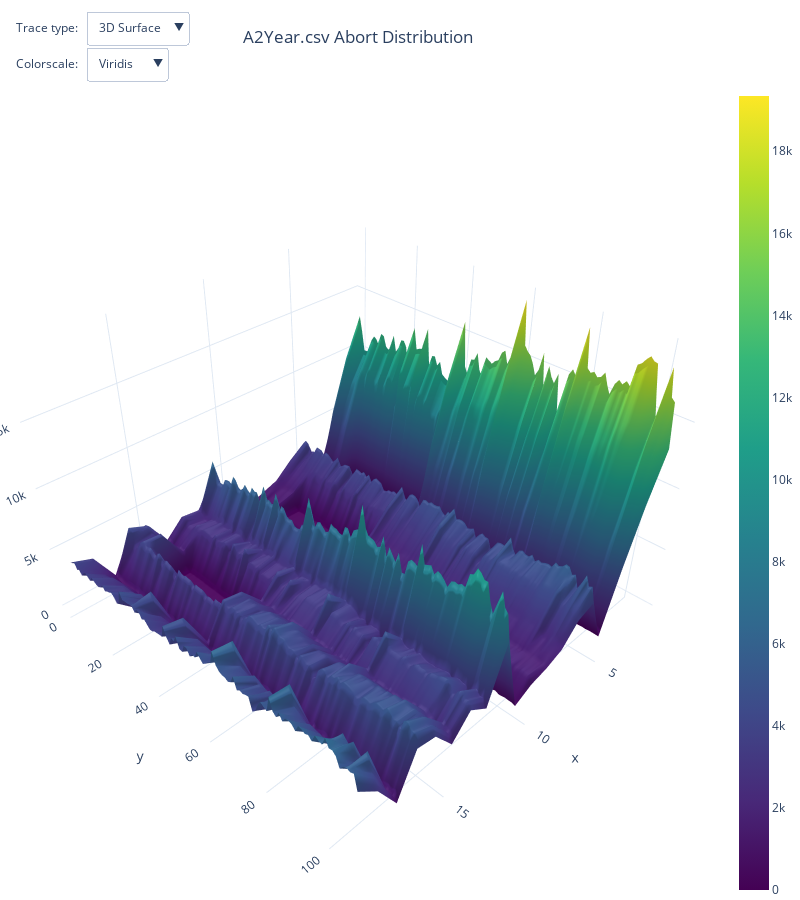
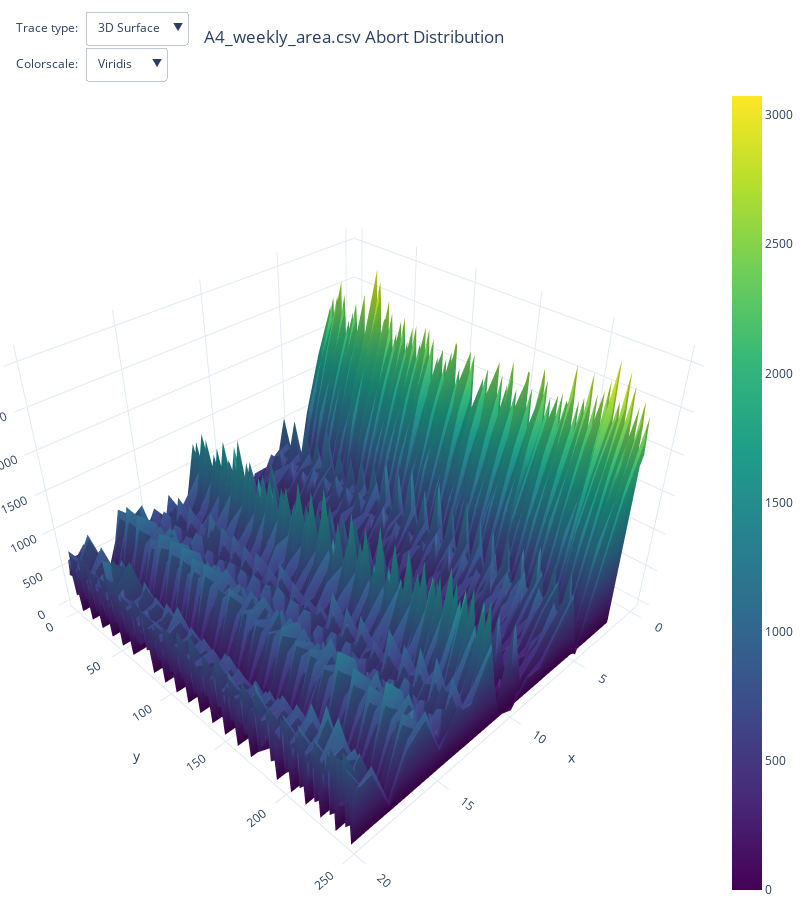

The notebook cell saved with these charts, in order:
### Code cell
import plotly.graph_objects as go
import plotly.express as px
import pandas as pd

# load dataset

dataF1 = input('Enter the name of the first DataFile ')
dataF2 = input('Enter the name of the second DataFile ')
df = pd.read_csv(dataF1)
df1 = pd.read_csv(dataF2)
# create figure
fig = go.Figure()
fig1 = go.Figure();
# Add surface trace
fig.add_trace(go.Surface(z=df.values.tolist(), colorscale="Viridis"))
fig1.add_trace(go.Surface(z = df1.values.tolist(), colorscale = "Viridis"))


################################################################################################

# Update plot sizing
fig.update_layout(
    width=800,
    height=900,
    autosize=False,
    margin=dict(t=0, b=0, l=0, r=0),
    template="plotly_white",
    
    
    #Title MAIN
    title=go.layout.Title(
        text= dataF1 + " Abort Distribution",
        xref="paper",
        x=0.5
    ),
    
    #XAXIS
    xaxis=go.layout.XAxis(
        title=go.layout.xaxis.Title(
            text="AHDISAHIDSHI",
            font=dict(
                family="Courier New, monospace",
                size=18,
                color="#7f7f7f"
            )
        )
    ),  
)
# Update plot sizing
fig1.update_layout(
    width=800,
    height=900,
    autosize=False,
    margin=dict(t=0, b=0, l=0, r=0),
    template="plotly_white",
    
    
    #Title MAIN
    title=go.layout.Title(
        text= dataF2 + " Abort Distribution",
        xref="paper",
        x=0.5
        
    ),
    
    #XAXIS
    xaxis=go.layout.XAxis(
        title=go.layout.xaxis.Title(
            text="AHDISAHIDSHI",
            font=dict(
                family="Courier New, monospace",
                size=18,
                color="#7f7f7f"
            )
        )
    ),  
)

################################################################################################

# Update 3D scene options
fig.update_scenes(
    aspectratio=dict(x=1, y=1, z=0.7),
    aspectmode="manual"
)
fig1.update_scenes(
    aspectratio=dict(x=1, y=1, z=0.7),
    aspectmode="manual"
)

################################################################################################
# Add dropdown
fig.update_layout(
    updatemenus=[
        go.layout.Updatemenu(
            buttons=list([
                dict(
                    args=["type", "surface"],
                    label="3D Surface",
                    method="restyle"
                ),
                dict(
                    args=["type", "heatmap"],
                    label="Heatmap",
                    method="restyle"
                )
            ]),
            direction="down",
            pad={"r": 10, "t": 10},
            showactive=True,
            x=0.12,
            xanchor="left",
            y=1.105,
            yanchor="top"
        ),
        
        
        go.layout.Updatemenu(
            buttons=list([
                dict(
                    args=["colorscale", "Viridis"],
                    label="Viridis",
                    method="restyle"
                ),
                dict(
                    args=["colorscale", "Cividis"],
                    label="Cividis",
                    method="restyle"
                ),
                dict(
                    args=["colorscale", "Blues"],
                    label="Blues",
                    method="restyle"
                ),
                dict(
                    args=["colorscale", "Greens"],
                    label="Greens",
                    method="restyle"
                ),
            ]),
            direction="down",
            pad={"r": 10, "t": 10},
            showactive=True,
            x=0.12,
            xanchor="left",
            y=1.06,
            yanchor="top"
        ),
        
    ]      
)
fig1.update_layout(
    updatemenus=[
        go.layout.Updatemenu(
            buttons=list([
                dict(
                    args=["type", "surface"],
                    label="3D Surface",
                    method="restyle"
                ),
                dict(
                    args=["type", "heatmap"],
                    label="Heatmap",
                    method="restyle"
                )
            ]),
            direction="down",
            pad={"r": 10, "t": 10},
            showactive=True,
            x=0.12,
            xanchor="left",
            y=1.105,
            yanchor="top"
        ),
        
        
        go.layout.Updatemenu(
            buttons=list([
                dict(
                    args=["colorscale", "Viridis"],
                    label="Viridis",
                    method="restyle"
                ),
                dict(
                    args=["colorscale", "Cividis"],
                    label="Cividis",
                    method="restyle"
                ),
                dict(
                    args=["colorscale", "Blues"],
                    label="Blues",
                    method="restyle"
                ),
                dict(
                    args=["colorscale", "Greens"],
                    label="Greens",
                    method="restyle"
                ),
            ]),
            direction="down",
            pad={"r": 10, "t": 10},
            showactive=True,
            x=0.12,
            xanchor="left",
            y=1.06,
            yanchor="top"
        ),   
    ]
)
################################################################################################

# Add annotation
fig.update_layout(
    annotations=[
        go.layout.Annotation(text="Trace type:", showarrow=False,
                             x=0.02, y=1.085, yref="paper", align="left"),
        
        
        go.layout.Annotation(text="Colorscale:", showarrow=False,
                             x=0.02, y=1.040, yref="paper", align="left"),
    ]
)
fig1.update_layout(
    annotations=[
        go.layout.Annotation(text="Trace type:", showarrow=False,
                             x=0.02, y=1.085, yref="paper", align="left"),
        
        
        go.layout.Annotation(text="Colorscale:", showarrow=False,
                             x=0.02, y=1.040, yref="paper", align="left"),
    ]
)

################################################################################################
fig.show()
fig1.show()

### Figure 1 — Plotly figure (JSON) as saved in the notebook; plotly's stock layout.template omitted (floating-point values rounded to 4 significant figures; data arrays with more than 128 entries replaced by an {"elided": "..."} marker saying what was removed)
{"data": [{"colorscale": [[0, "#440154"], [0.1111, "#482878"], [0.2222, "#3e4989"], [0.3333, "#31688e"], [0.4444, "#26828e"], [0.5556, "#1f9e89"], [0.6667, "#35b779"], [0.7778, "#6ece58"], [0.8889, "#b5de2b"], [1, "#fde725"]], "type": "surface", "z": {"elided": "106x20 mixed values"}}], "layout": {"annotations": [{"align": "left", "showarrow": false, "text": "Trace type:", "x": 0.02, "y": 1.085, "yref": "paper"}, {"align": "left", "showarrow": false, "text": "Colorscale:", "x": 0.02, "y": 1.04, "yref": "paper"}], "autosize": false, "height": 900, "margin": {"b": 0, "l": 0, "r": 0, "t": 0}, "scene": {"aspectmode": "manual", "aspectratio": {"x": 1, "y": 1, "z": 0.7}}, "title": {"text": "A2Year.csv Abort Distribution", "x": 0.5, "xref": "paper"}, "updatemenus": [{"buttons": [{"args": ["type", "surface"], "label": "3D Surface", "method": "restyle"}, {"args": ["type", "heatmap"], "label": "Heatmap", "method": "restyle"}], "direction": "down", "pad": {"r": 10, "t": 10}, "showactive": true, "x": 0.12, "xanchor": "left", "y": 1.105, "yanchor": "top"}, {"buttons": [{"args": ["colorscale", "Viridis"], "label": "Viridis", "method": "restyle"}, {"args": ["colorscale", "Cividis"], "label": "Cividis", "method": "restyle"}, {"args": ["colorscale", "Blues"], "label": "Blues", "method": "restyle"}, {"args": ["colorscale", "Greens"], "label": "Greens", "method": "restyle"}], "direction": "down", "pad": {"r": 10, "t": 10}, "showactive": true, "x": 0.12, "xanchor": "left", "y": 1.06, "yanchor": "top"}], "width": 800, "xaxis": {"title": {"font": {"color": "#7f7f7f", "family": "Courier New, monospace", "size": 18}, "text": "AHDISAHIDSHI"}}}}

### Figure 2 — Plotly figure (JSON) as saved in the notebook; plotly's stock layout.template omitted (floating-point values rounded to 4 significant figures; data arrays with more than 128 entries replaced by an {"elided": "..."} marker saying what was removed)
{"data": [{"colorscale": [[0, "#440154"], [0.1111, "#482878"], [0.2222, "#3e4989"], [0.3333, "#31688e"], [0.4444, "#26828e"], [0.5556, "#1f9e89"], [0.6667, "#35b779"], [0.7778, "#6ece58"], [0.8889, "#b5de2b"], [1, "#fde725"]], "type": "surface", "z": {"elided": "251x21 mixed values"}}], "layout": {"annotations": [{"align": "left", "showarrow": false, "text": "Trace type:", "x": 0.02, "y": 1.085, "yref": "paper"}, {"align": "left", "showarrow": false, "text": "Colorscale:", "x": 0.02, "y": 1.04, "yref": "paper"}], "autosize": false, "height": 900, "margin": {"b": 0, "l": 0, "r": 0, "t": 0}, "scene": {"aspectmode": "manual", "aspectratio": {"x": 1, "y": 1, "z": 0.7}}, "title": {"text": "A4_weekly_area.csv Abort Distribution", "x": 0.5, "xref": "paper"}, "updatemenus": [{"buttons": [{"args": ["type", "surface"], "label": "3D Surface", "method": "restyle"}, {"args": ["type", "heatmap"], "label": "Heatmap", "method": "restyle"}], "direction": "down", "pad": {"r": 10, "t": 10}, "showactive": true, "x": 0.12, "xanchor": "left", "y": 1.105, "yanchor": "top"}, {"buttons": [{"args": ["colorscale", "Viridis"], "label": "Viridis", "method": "restyle"}, {"args": ["colorscale", "Cividis"], "label": "Cividis", "method": "restyle"}, {"args": ["colorscale", "Blues"], "label": "Blues", "method": "restyle"}, {"args": ["colorscale", "Greens"], "label": "Greens", "method": "restyle"}], "direction": "down", "pad": {"r": 10, "t": 10}, "showactive": true, "x": 0.12, "xanchor": "left", "y": 1.06, "yanchor": "top"}], "width": 800, "xaxis": {"title": {"font": {"color": "#7f7f7f", "family": "Courier New, monospace", "size": 18}, "text": "AHDISAHIDSHI"}}}}
